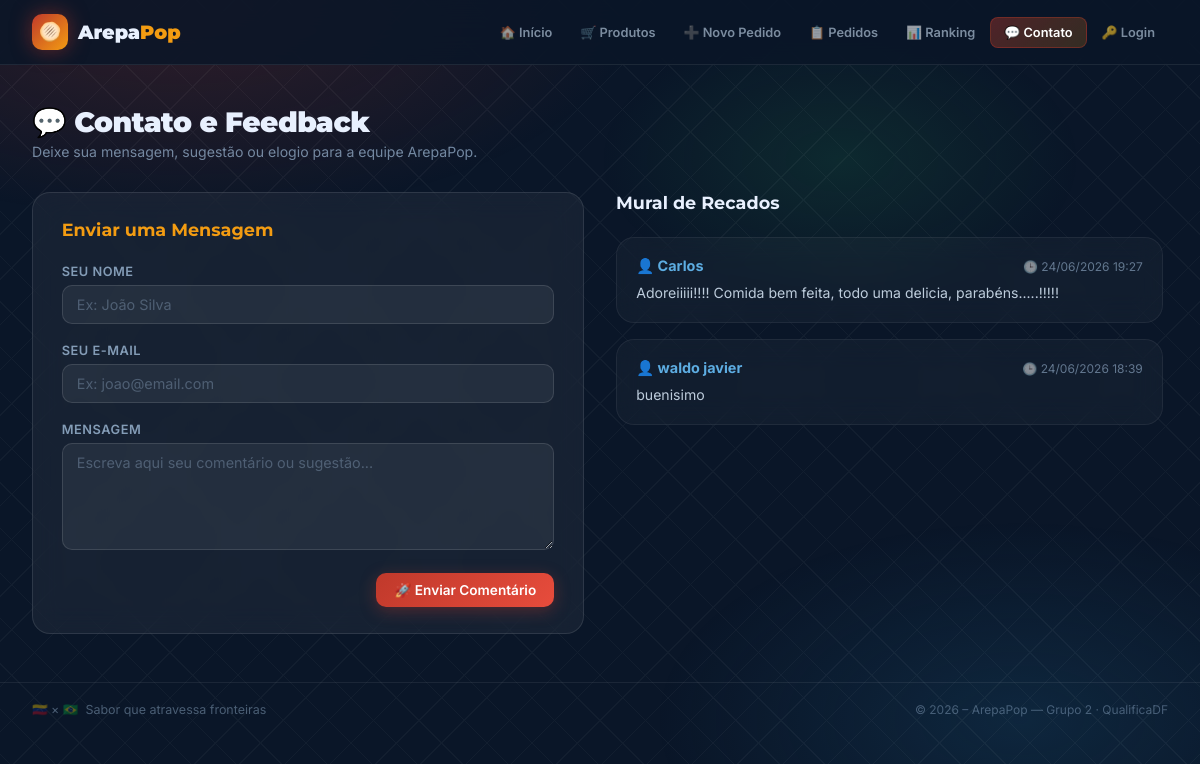
The app's page /contato with its own data.
### tables this page shows
CREATE TABLE comentarios (
        id INTEGER PRIMARY KEY AUTOINCREMENT,
        nome TEXT NOT NULL,
        email TEXT NOT NULL,
        mensagem TEXT NOT NULL,
        data_envio TEXT NOT NULL
    );

### app.py (the view, shortened to what this page needs)
@app.route("/contato", methods=["GET", "POST"])
def contato():
    con = conectar()
    cur = con.cursor()
    comentarios = cur.execute(
        "SELECT nome, mensagem, data_envio FROM comentarios ORDER BY id DESC"
    ).fetchall()
    con.close()
    return render_template("contacto.html", comentarios=comentarios)

### banco.py (called while the page is built)
def conectar():
    return sqlite3.connect("cantina.db")

### templates/contacto.html (shortened to what this page needs)
{% extends "base.html" %}
{% block content %}
<div class="page-wrapper">
  <div class="page-header">
    <div>
      <h2>💬 Contato e Feedback</h2>
      <p>Deixe sua mensagem, sugestão ou elogio para a equipe ArepaPop.</p>
    </div>
  </div>
  <div style="display: grid; grid-template-columns: 1fr 1fr; gap: 2rem; align-items: start;">
    <div class="card">
      <h3 class="mb-3" style="font-family: 'Montserrat', sans-serif; font-weight: 700; font-size: 1.1rem; color: #F39C12;">
        Enviar uma Mensagem
      </h3>
      <form action="{{ url_for('contato') }}" method="POST">
        <div class="form-group">
          <label for="nome" class="form-label">Seu Nome</label>
          <input
            type="text"
            id="nome"
            name="nome"
            class="form-control"
            placeholder="Ex: João Silva"
            required
          />
        </div>
        <div class="form-group">
          <label for="email" class="form-label">Seu E-mail</label>
          <input
            type="email"
            id="email"
            name="email"
            class="form-control"
            placeholder="Ex: joao@email.com"
            required
          />
        </div>
        <div class="form-group">
          <label for="mensagem" class="form-label">Mensagem</label>
          <textarea
            id="mensagem"
            name="mensagem"
            class="form-control"
            rows="5"
            placeholder="Escreva aqui seu comentário ou sugestão..."
            required
          ></textarea>
        </div>
        <div style="display: flex; justify-content: flex-end; class="mt-2"">
          <button type="submit" class="btn btn-primary">
            🚀 Enviar Comentário
          </button>
        </div>
      </form>
    </div>
    <div>
      <h3 class="mb-3" style="font-family: 'Montserrat', sans-serif; font-weight: 700; font-size: 1.1rem;">
        Mural de Recados
      </h3>
      {% if not comentarios %}
      <div class="card empty-state" style="padding: 2rem 1rem;">
        <span class="empty-icon" style="font-size: 2rem;">💭</span>
        <p>Nenhum comentário ainda. Seja o primeiro a enviar!</p>
      </div>
      {% else %}
      <div style="display: flex; flex-direction: column; gap: 1rem; max-height: 500px; overflow-y: auto; padding-right: 5px;">
        {% for com in comentarios %}
        <div class="card" style="background: rgba(255,255,255,0.03); border-color: rgba(255,255,255,0.06); padding: 1.2rem;">
          <div style="display: flex; justify-content: space-between; align-items: center; margin-bottom: 8px;">
            <strong class="text-blue" style="font-size: 0.9rem;">👤 {{ com[0] }}</strong>
            <small class="text-muted" style="font-size: 0.75rem;">🕒 {{ com[2] }}</small>
          </div>
          <p style="font-size: 0.88rem; color: rgba(220,235,250,0.85); line-height: 1.4; word-break: break-word;">
            {{ com[1] }}
          </p>
        </div>
        {% endfor %}
      </div>
      {% endif %}
    </div>
  </div>
</div>
{% endblock %}

### records on screen
comentarios: nome "Carlos", data_envio "24/06/2026 19:27", mensagem "Adoreiiiii!!!! Comida bem feita, todo uma delicia, parabéns.....!!!!!"
comentarios: nome "waldo javier", data_envio "24/06/2026 18:39", mensagem "buenisimo"
